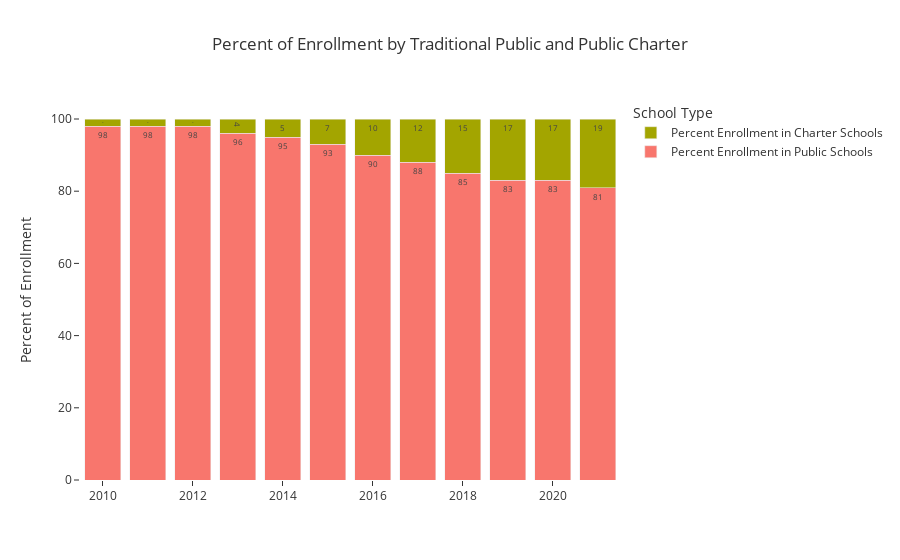

The cell this chart's notebook holds for it:
### Code cell
fig = go.Figure()

fig.add_trace(go.Bar(x=mnps_enrollment_by_school_type_over_time['file_year'], 
                     y=mnps_enrollment_by_school_type_over_time['public_enrollment_pct'], 
                     name='Percent Enrollment in Public Schools',
                     textposition='auto',
                     text=mnps_enrollment_by_school_type_over_time['public_enrollment_pct']
                     ))

fig.add_trace(go.Bar(x=mnps_enrollment_by_school_type_over_time['file_year'], 
                     y=mnps_enrollment_by_school_type_over_time['charter_enrollment_pct'], 
                     name='Percent Enrollment in Charter Schools',
                     textposition='auto',
                     text=mnps_enrollment_by_school_type_over_time['charter_enrollment_pct']
                     ))
fig.update_layout(barmode='stack',
                  legend_title_text='School Type',
                  title='Percent of Enrollment by Traditional Public and Public Charter',
                  template='ggplot2',
                  paper_bgcolor='white', 
                  plot_bgcolor='white',)
fig.update_traces(textposition='inside', textfont_size=8)
fig.update_yaxes(title_text="Percent of Enrollment")
fig.show()

### Figure 1 — Plotly figure (JSON) as saved in the notebook; plotly's stock layout.template omitted (floating-point values rounded to 4 significant figures)
{"data": [{"name": "Percent Enrollment in Public Schools", "text": [98, 98, 98, 96, 95, 93, 90, 88, 85, 83, 83, 81], "textfont": {"size": 8}, "textposition": "inside", "type": "bar", "x": [2010, 2011, 2012, 2013, 2014, 2015, 2016, 2017, 2018, 2019, 2020, 2021], "y": [98, 98, 98, 96, 95, 93, 90, 88, 85, 83, 83, 81]}, {"name": "Percent Enrollment in Charter Schools", "text": [2, 2, 2, 4, 5, 7, 10, 12, 15, 17, 17, 19], "textfont": {"size": 8}, "textposition": "inside", "type": "bar", "x": [2010, 2011, 2012, 2013, 2014, 2015, 2016, 2017, 2018, 2019, 2020, 2021], "y": [2, 2, 2, 4, 5, 7, 10, 12, 15, 17, 17, 19]}], "layout": {"autosize": true, "barmode": "stack", "legend": {"title": {"text": "School Type"}}, "paper_bgcolor": "white", "plot_bgcolor": "white", "title": {"text": "Percent of Enrollment by Traditional Public and Public Charter"}, "xaxis": {"autorange": true, "range": [2010.0, 2022.0], "type": "linear"}, "yaxis": {"autorange": true, "range": [0, 105.3], "title": {"text": "Percent of Enrollment"}, "type": "linear"}}}
